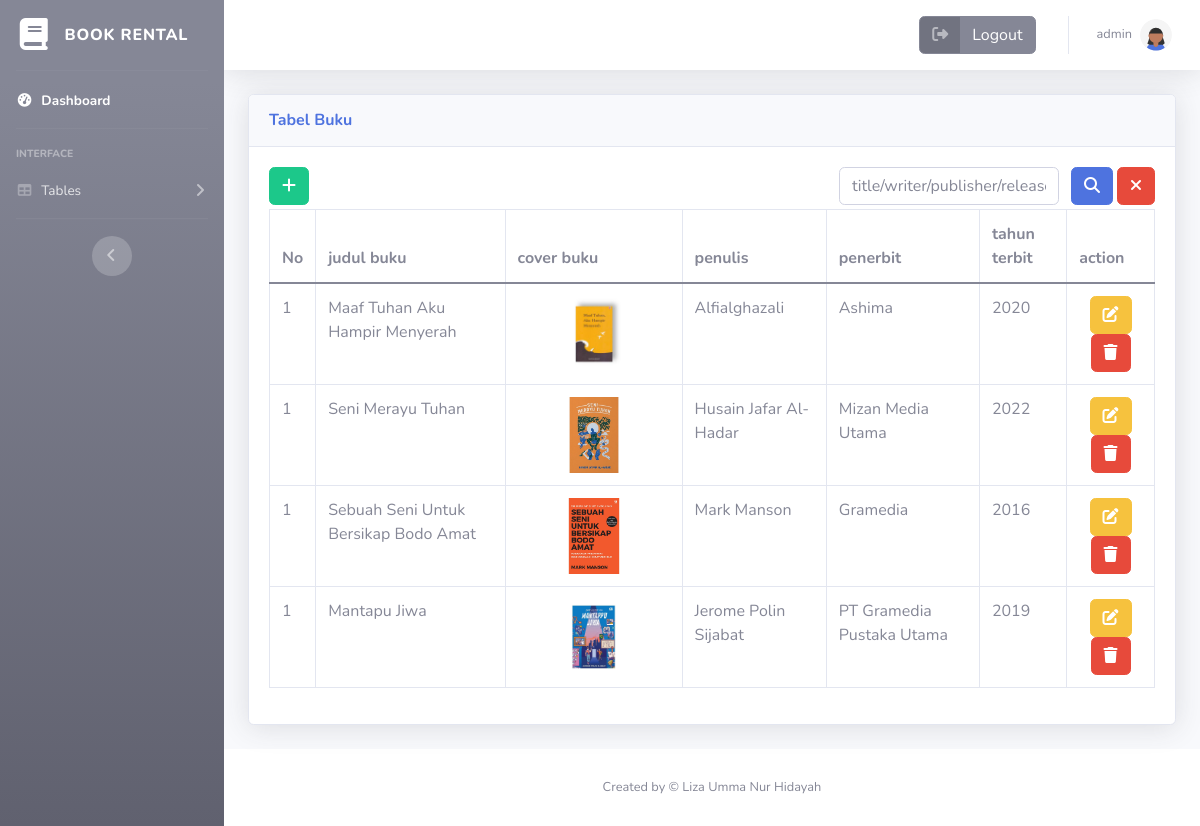
The page /buku.php (signed in) on the database its author committed.
### tables this page shows
CREATE TABLE `buku` (
  `Id_buku` int(11) NOT NULL,
  `Judul` varchar(50) NOT NULL,
  `Penulis` varchar(50) NOT NULL,
  `Penerbit` varchar(50) NOT NULL,
  `Tahun_terbit` year(4) NOT NULL,
  `Cover_buku` varchar(100) NOT NULL
);

### buku.php (the view)
<?php
include "header.php";
include "koneksi.php";
?>
<div class="container-fluid">
    <div class="card shadow mb-4">
        <div class="card-header py-3">
            <h6 class="m-0 font-weight-bold text-primary">Tabel Buku</h6>
        </div>
        <div class="card-body">
            <div class="d-flex mb-1 justify-content-between">
                <div>
                    <a href="insert_buku.php" class="btn btn-success"><span class="fa fa-plus"></span></a>
                </div>
                <div class="d-flex flex-row">
                    <div>
                        <form class="d-flex" action="" method="POST">
                            <input class="form-control me-2" type="text" placeholder="title/writer/publisher/release" name="key">
                            <button class="btn btn-primary mx-1" type="submit" name="submit"><span class="fa fa-search"></span></button>
                        </form>
                    </div>
                    <div>
                        <a href="buku.php" class="btn btn-danger"><span class="fa fa-times"></span></a>
                    </div>
                </div>
            </div>
            <div class="table-responsive">
                <table class="table table-bordered" id="dataTable">
                    <thead>
                        <tr>
                            <th>No</th>
                            <th>judul buku</th>
                            <th>cover buku</th>
                            <th>penulis</th>
                            <th>penerbit</th>
                            <th>tahun terbit</th>
                            <th>action</th>
                        </tr>
                    </thead>
                    <tbody>
                        <?php if (isset($_POST['submit'])) {
                            $key = '%' . $_POST['key'] . '%';
                            $query = 'SELECT * FROM buku WHERE Judul LIKE :title OR Penulis LIKE :writer OR Penerbit LIKE :publisher OR Tahun_terbit LIKE :release';
                            $search = $koneksi->prepare($query);
                            $search->bindParam(':title', $key);
                            $search->bindParam(':writer', $key);
                            $search->bindParam(':publisher', $key);
                            $search->bindParam(':release', $key);
                            $search->execute();
                            foreach ($search as $value) {
                                $no = 1;
                        ?>
                                <tr>
                                    <td><?php echo $no++; ?></td>
                                    <td><?php echo $value['Judul'] ?></td>
                                    <td class="text-center" width="20%"><img src="uploads/<?php echo $value['Cover_buku'] ?>" height="50%" width="50%" alt="" srcset=""></td>
                                    <td><?php echo $value['Penulis'] ?></td>
                                    <td><?php echo $value['Penerbit'] ?></td>
                                    <td><?php echo $value['Tahun_terbit'] ?></td>
                                    <td class="text-center">
                                        <a href="update_buku.php?id=<?php echo $value['Id_buku']; ?>" class="btn btn-warning">
                                            <span class="fa fa-edit"></span>
                                        </a>
                                        <a onclick="return confirm('Apakah yakin data akan di hapus?')" href="delete_buku.php?id=<?php echo $value['Id_buku']; ?>" class="btn btn-danger">
                                            <span class="fa fa-trash"></span>
                                        </a>
                                    </td>
                                </tr>
                            <?php };
                        } else {
                            $query = $koneksi->prepare("SELECT * FROM buku");
                            $query->execute();
                            $data = $query->fetchAll();
                            foreach ($data as $value) {
                                $no = 1;
                            ?>
                                <tr>
                                    <td><?php echo $no++; ?></td>
                                    <td><?php echo $value['Judul'] ?></td>
                                    <td class="text-center" width="20%"><img src="uploads/<?php echo $value['Cover_buku'] ?>" height="50%" width="50%" alt="" srcset=""></td>
                                    <td><?php echo $value['Penulis'] ?></td>
                                    <td><?php echo $value['Penerbit'] ?></td>
                                    <td><?php echo $value['Tahun_terbit'] ?></td>
                                    <td class="text-center">
                                        <a href="update_buku.php?id=<?php echo $value['Id_buku']; ?>" class="btn btn-warning">
                                            <span class="fa fa-edit"></span>
                                        </a>
                                        <a onclick=" confirm('Apakah yakin data akan di hapus?')" href="delete_buku.php?id=<?php echo $value['Id_buku']; ?>" class="btn btn-danger">
                                            <span class="fa fa-trash"></span>
                                        </a>
                                    </td>
                                </tr>
                        <?php };
                        }; ?>
                    </tbody>
                </table>
            </div>
        </div>
    </div>
</div>
<?php include "footer.php"; ?>

### header.php (shortened to what this page needs)
<!DOCTYPE html>
<html lang="en">
<head>
    <link href="https://cdnjs.cloudflare.com/ajax/libs/font-awesome/6.1.1/css/all.min.css" rel="stylesheet"
        type="text/css">
    <link href="https://cdn.jsdelivr.net/npm/bootstrap@5.0.2/dist/css/bootstrap.min.css" rel="stylesheet"
>
    <link href="css/sb-admin-2.min.css" rel="stylesheet">
</head>
<body id="page-top">
    <div id="wrapper">
        <ul class="navbar-nav bg-gradient-secondary sidebar sidebar-dark accordion" id="accordionSidebar">
            <a class="sidebar-brand d-flex align-items-center justify-content-center" href="index.php">
                <div class="sidebar-brand-icon ">
                    <i class="fa-solid fa-book"></i>
                </div>
                <div class="sidebar-brand-text mx-3">BOOK RENTAL</div>
            </a>
            <hr class="sidebar-divider my-0">
            <li class="nav-item active">
                <a class="nav-link" href="index.php">
                    <i class="fas fa-fw fa-tachometer-alt"></i>
                    <span>Dashboard</span></a>
            </li>
            <hr class="sidebar-divider">
            <div class="sidebar-heading">
                Interface
            </div>
            <li class="nav-item">
                <a class="nav-link collapsed" href="#" data-toggle="collapse" data-target="#collapsetables"
                    aria-expanded="true" aria-controls="collapsetables">
                    <i class="fas fa-fw fa-table"></i>
                    <span>Tables</span>
                </a>
            </li>
            <hr class="sidebar-divider d-none d-md-block">
            <div class="text-center d-none d-md-inline">
                <button class="rounded-circle border-0" id="sidebarToggle"></button>
            </div>
        </ul>
        <div id="content-wrapper" class="d-flex flex-column">
            <div id="content">
                <nav class="navbar navbar-expand navbar-light bg-white topbar mb-4 static-top shadow">
                    <ul class="navbar-nav ml-auto">
                        <li class="nav-item dropdown no-arrow mx-1">
                            <a href="#" class="nav-link">
                                <button class="btn btn-secondary btn-icon-split" data-toggle="modal"
                                    data-target="#logoutModal">
                                    <span class="icon text-white-50">
                                        <i class="fas fa-sign-out-alt"></i>
                                    </span>
                                    <span class="text">Logout</span>
                                </button>
                            </a>
                        </li>
                        <li class="nav-item">
                            <a class="nav-link" href="#" id="" role="">
                                <span
                                    class="mr-2 d-none d-lg-inline text-gray-600 small"><?php echo $_SESSION['username']; ?></span>
                                <img class="img-profile rounded-circle" src="img/undraw_profile_1.svg">
                            </a>
                        </li>
                    </ul>
                </nav>

### footer.php (shortened to what this page needs)
</div>
<footer class="sticky-footer bg-white">
    <div class="container my-auto">
        <div class="copyright text-center my-auto">
            <span>Created by &copy; Liza Umma Nur Hidayah</span>
        </div>
    </div>
</footer>
</div>
</div>
</body>
</html>

### rows shown on the page
buku: Judul "Maaf Tuhan Aku Hampir Menyerah", Cover_buku (picture), Penulis "Alfialghazali", Penerbit "Ashima", Tahun_terbit "2020"
buku: Judul "Seni Merayu Tuhan", Cover_buku (picture), Penulis "Husain Jafar Al-Hadar", Penerbit "Mizan Media Utama", Tahun_terbit "2022"
buku: Judul "Sebuah Seni Untuk Bersikap Bodo Amat", Cover_buku (picture), Penulis "Mark Manson", Penerbit "Gramedia", Tahun_terbit "2016"
buku: Judul "Mantapu Jiwa", Cover_buku (picture), Penulis "Jerome Polin Sijabat", Penerbit "PT Gramedia Pustaka Utama", Tahun_terbit "2019"

### other values the page prints
$_SESSION['username'] "admin"
